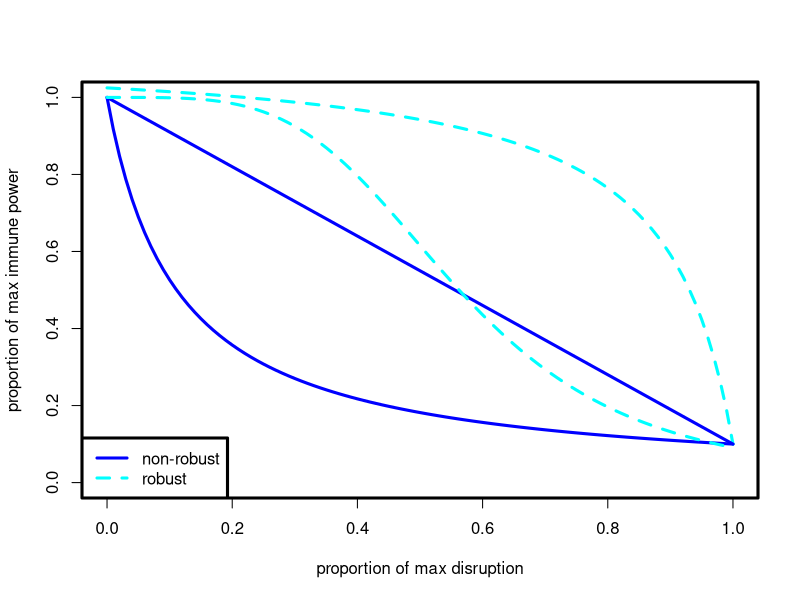
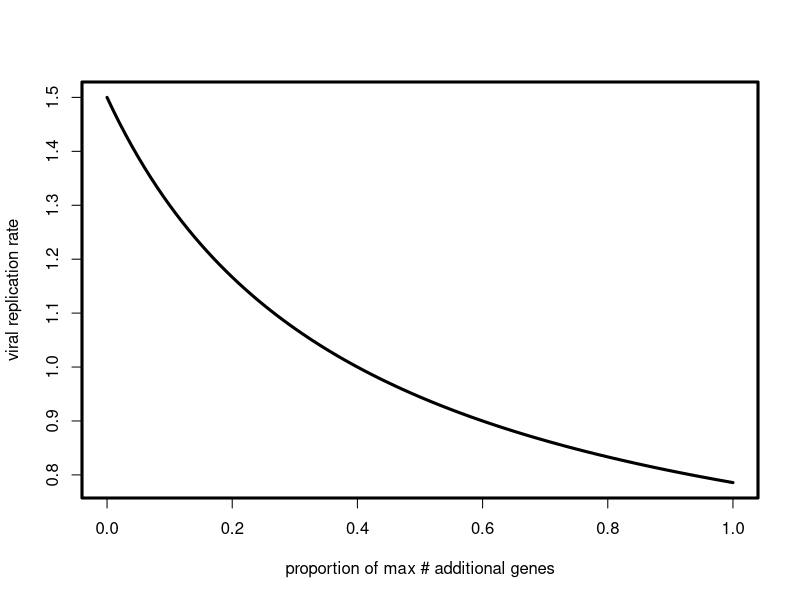

The R script that drew these images, in order:

######
# Relationships between viral genome size and immune power
#####3
par(lwd=3)
curve(1/(9*x+1), ylim=c(0,1), xlim=c(0,1), 
      xlab = "proportion of max disruption", 
      ylab='proportion of max immune power',
      col='blue')
curve(1/(9*(x-(11.25/9.225))+1) + 1.125, add=T, lty='dashed', col='cyan')
curve(-0.9*x+1, add=T, col='blue')
curve(1 - (x^4 / (x^4 +0.1)), add=T, lty='dashed', col='cyan')
legend('bottomleft', lty=1:2, col=c('blue', 'cyan'), legend=c('non-robust', 'robust'))


#######
#Relationship between viral genome size and viral replication rate
########3

curve(1.5- (x/(x+0.4)), xlim=c(0,1),
      xlab= "proportion of max # additional genes",
      ylab="viral replication rate")

